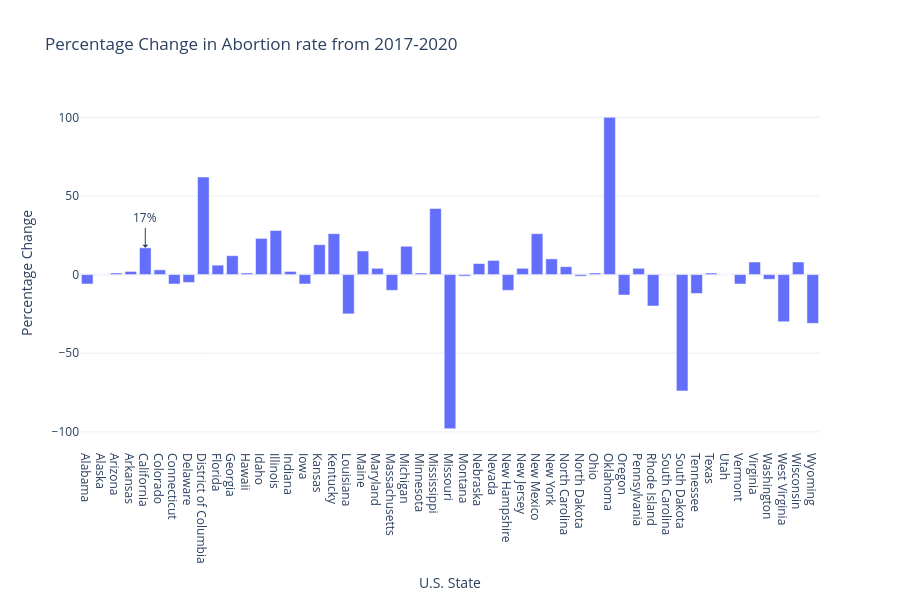

Notebook source saved alongside this figure:
### Code cell
fig = go.Figure(data=[
    go.Bar(name='Percentage Change in Abortion Rates (2014-2017)', 
           x=df['U.S. State'], 
           y=df['% change in abortion rate, 2017-2020'])
])

fig.update_layout(
    title='Percentage Change in Abortion rate from 2017-2020',
    xaxis_title='U.S. State',
    yaxis_title='Percentage Change',
    barmode='group',
    template='plotly_white',
    height=600,
    # Ensure the annotation is visible
    annotations=[
        dict(
            x='California',
            y=df[df['U.S. State'] == 'California']['% change in abortion rate, 2017-2020'].values[0],
            text=f"{df[df['U.S. State'] == 'California']['% change in abortion rate, 2017-2020'].values[0]}%",
            showarrow=True,
            arrowhead=1,
            ax=0,
            ay=-30
        )
    ]

)



fig.show()

### Figure 1 — Plotly figure (JSON) as saved in the notebook; plotly's stock layout.template omitted (floating-point values rounded to 4 significant figures)
{"data": [{"name": "Percentage Change in Abortion Rates (2014-2017)", "type": "bar", "x": ["Alabama", "Alaska", "Arizona", "Arkansas", "California", "Colorado", "Connecticut", "Delaware", "District of Columbia", "Florida", "Georgia", "Hawaii", "Idaho", "Illinois", "Indiana", "Iowa", "Kansas", "Kentucky", "Louisiana", "Maine", "Maryland", "Massachusetts", "Michigan", "Minnesota", "Mississippi", "Missouri", "Montana", "Nebraska", "Nevada", "New Hampshire", "New Jersey", "New Mexico", "New York", "North Carolina", "North Dakota", "Ohio", "Oklahoma", "Oregon", "Pennsylvania", "Rhode Island", "South Carolina", "South Dakota", "Tennessee", "Texas", "Utah", "Vermont", "Virginia", "Washington", "West Virginia", "Wisconsin", "Wyoming"], "y": [-6, 0, 1, 2, 17, 3, -6, -5, 62, 6, 12, 1, 23, 28, 2, -6, 19, 26, -25, 15, 4, -10, 18, 1, 42, -98, -1, 7, 9, -10, 4, 26, 10, 5, -1, 1, 100, -13, 4, -20, 0, -74, -12, 1, 0, -6, 8, -3, -30, 8, -31]}], "layout": {"annotations": [{"arrowhead": 1, "ax": 0, "ay": -30, "showarrow": true, "text": "17%", "x": "California", "y": 17}], "barmode": "group", "height": 600, "title": {"text": "Percentage Change in Abortion rate from 2017-2020"}, "xaxis": {"title": {"text": "U.S. State"}}, "yaxis": {"title": {"text": "Percentage Change"}}}}
